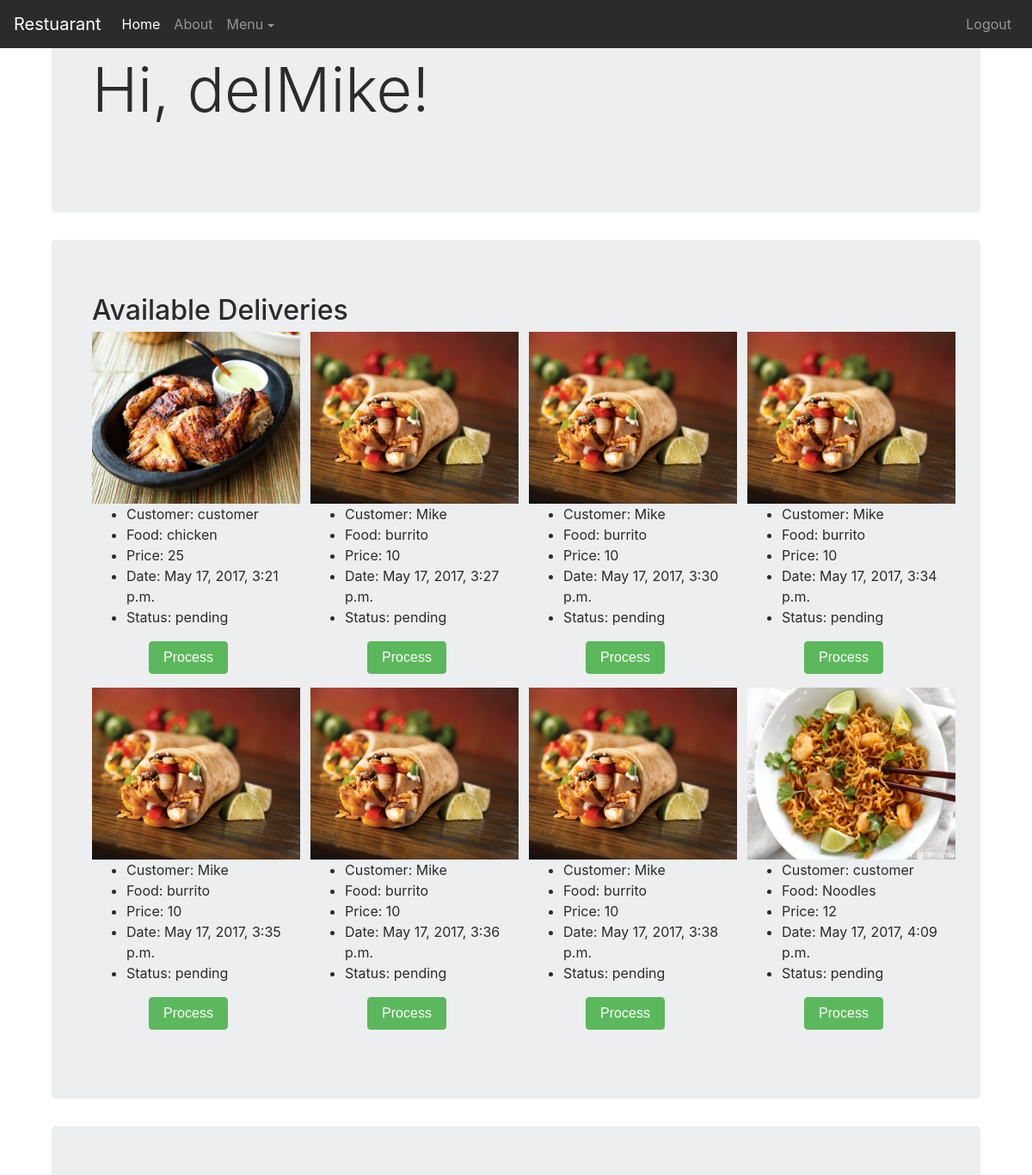
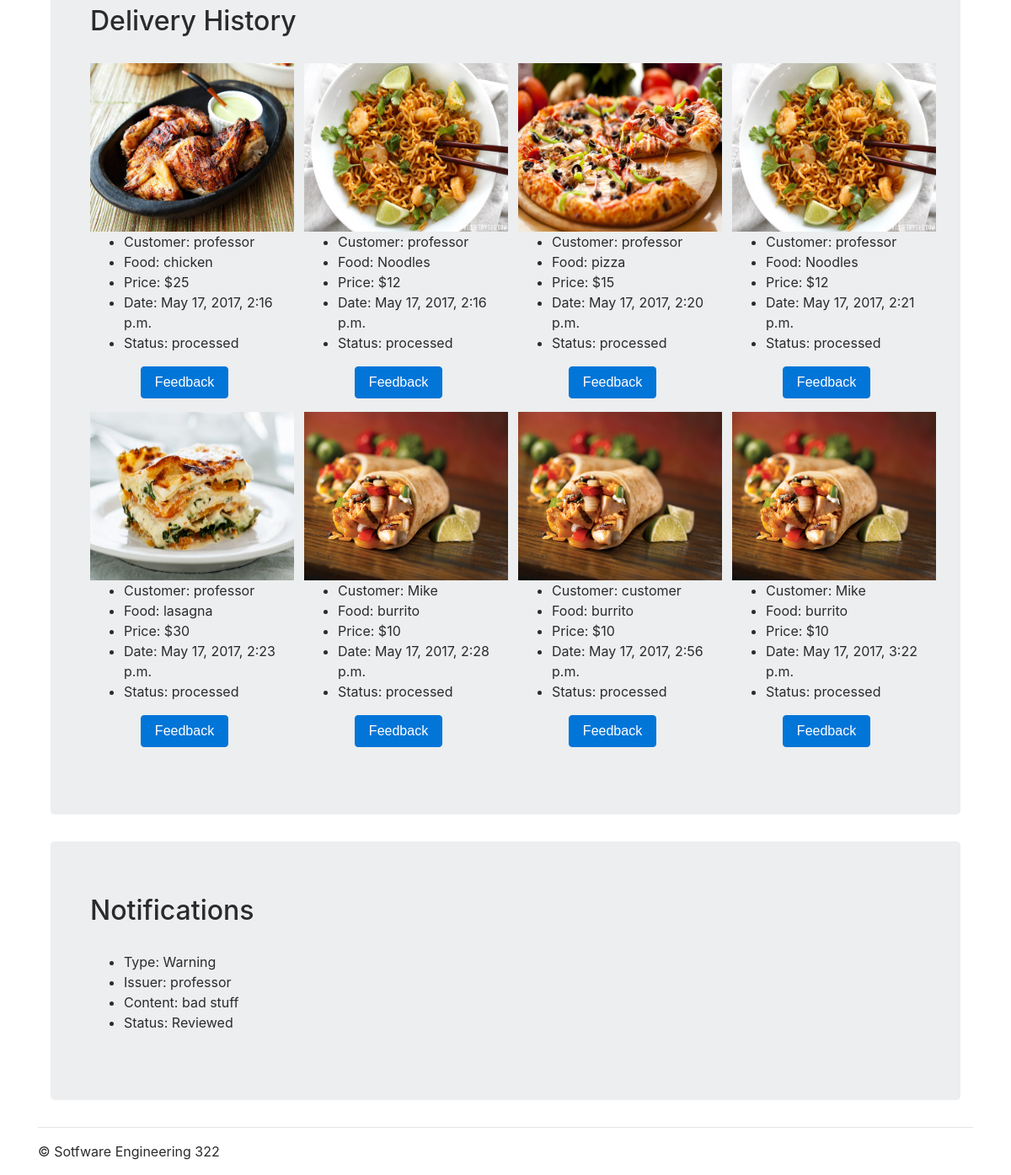
The page / (signed in) on the database its author committed (2 pictures, top to bottom).
### menu/models.py (models this page shows, shortened)
class Order(models.Model):
    food = models.ForeignKey(Food)
    customer = models.ForeignKey(userModels.User, related_name='orders')
    status = models.CharField(max_length=10, default='cart')
    delivery = models.ForeignKey(userModels.User,null=True, related_name ='deliveries')
    time_stamp = models.DateTimeField(auto_now_add=True)
    quantity = models.IntegerField(default=1,blank=True)

class Food(models.Model):
    name = models.CharField(max_length=100,blank=False)
    description = models.CharField(max_length=100,blank=False)
    image = models.ImageField()
    price = models.PositiveIntegerField(blank=False)
    chef = models.ForeignKey(userModels.User)
    cuisine = models.CharField(max_length=100, choices=cuisineChoices)
    numOrdered = models.PositiveIntegerField(default=0)
    avg_rating = models.DecimalField(default=0, max_digits=3, decimal_places=2)
    num_reviews = models.PositiveIntegerField(default=0)

class Message (models.Model):
    target = models.ForeignKey(userModels.User, related_name='inbox')
    source = models.ForeignKey(userModels.User, related_name='outbox')
    reason = models.CharField(max_length=100)
    message_type = models.CharField(max_length=10)
    status = models.CharField(max_length = 10, default='unhandled')

### menu/views.py (the view, shortened to what this page needs)
# urls.py: url(r'^$', views.index, name='index'),
def index(request):
    userType = getUserType(request.user)
    if userType == 'VISITOR':
        foods = Food.objects.all().order_by('-numOrdered')
        context =  {'foods': foods,'user':request.user}
        return render (request, 'menu/index.html', context=context )
    elif userType == 'DELIVERY':
        messages = Message.objects.filter(target=request.user)
        orders = Order.objects.filter(status = 'pending')
        deliveries = Order.objects.filter(status='processed', delivery=request.user)
        context = { 'orders': orders,
                    'deliveries':deliveries,
                    'messages': messages
                    }
        return render (request, 'menu/delivery.html', context=context)

### menu/views.py (called while the page is built)
def getUserType(user):
    userType = 'VISITOR'
    if user.is_superuser:
        userType = 'MANAGER'
    try:
        if user.staff.user_type == 'CHEF':
            userType = 'CHEF'
        else:
            userType = 'DELIVERY'
    except:
        try:
            if user.customer.user_type == 'CUSTOMER':
                userType = 'CUSTOMER'
        except:
            pass
    return userType

### templates/menu/delivery.html (shortened to what this page needs)
{% extends 'menu/base.html' %}
{% load static %}
{% block navbar%}
<ul class="nav navbar-nav navbar-right">
  <li class='nav-item'><a class="nav-link"href="/logout">Logout</a></li>
</ul>
{% endblock navbar%}
{% block jumbotron %}
<div class="container">
<div class="jumbotron">
  <div class="container">
    <h1 class="display-3">Hi, {{request.user.first_name}}!</h1>
    <br>
  </div>
</div>
</div>
{% endblock jumbotron %}
{% block orders %}
<div class="container">
  <div class="jumbotron">
    <div class="container">
      <h2 class="display-5 ">Available Deliveries </h2>
      <div class="row">
        {% for order in orders %}
        <div class="col-sm-6 col-md-3">
          <div class="thumbnail">
            <img width="242" height="200" src="{{order.food.image.url}}" alt="img">
            <div class="caption">
              <ul>
                <li>Customer: {{order.customer.first_name}}</li>
                <li>Food: {{order.food.name}}</li>
                <li>Price: {{order.food.price}}</li>
                <li>Date: {{order.time_stamp}}</li>
                <li>Status: {{order.status}}</li>
                </ul>
                <form class="" action="/process/" method="post">
                  <p class='text-center'><button name='submit' class="btn btn-success"  value={{order.id}} role="button">Process</button></p>
                </form>
            </div>
          </div>
        </div>
            {% endfor %}
      </div>
    </div>
  </div>
</div>
{% endblock orders %}
{% block deliveries %}
<div class="container">
  <div class="jumbotron">
    <div class="container">
    <h2 class="display-5 ">Delivery History </h2><br>
    <div class="row">
    {% for order in deliveries %}
    <div class="col-sm-6 col-md-3">
      <div class="thumbnail">
        <img width="242" height="200" src="{{order.food.image.url}}" alt="img">
        <div class="caption">
          <ul>
            <li>Customer: {{order.customer.first_name}}</li>
            <li>Food: {{order.food.name}}</li>
            <li>Price: ${{order.food.price}}</li>
            <li>Date: {{order.time_stamp}}</li>
            <li>Status: {{order.status}}</li>
            </ul>
            <p class="text-center" ><button class="btn btn-md btn-primary "
               name="button" id='feedback' onclick="getOrderID({{order.id}})" data-target='#popup' data-toggle='modal'>Feedback</button></p>
        </div>
      </div>
    </div>
        {% endfor %}
  </div>
</div>
</div>
</div>
{% endblock deliveries %}
{% block  messages %}
<div class="container">
  <div class="jumbotron">
    <div class="container">
    <h2 class="display-5 ">Notifications </h2><br>
    <div class="row">
    {% for message in messages %}
    <div class="col-sm-6 col-md-3">
      <div class="thumbnail">
        <div class="caption">
          <ul>
            <li>Type: {{message.message_type}}</li>
            <li>Issuer: {{message.source}}</li>
            <li>Content: {{message.reason}}</li>
            <li>Status: {{message.status}}</li>
            </ul>
        </div>
      </div>
    </div>
        {% endfor %}
  </div>
</div>
</div>
</div>
{% endblock messages %}

### templates/menu/base.html (shortened to what this page needs)
<!DOCTYPE html>
<html lang='en'>
  <head>
    {% load static %}
    <link rel="stylesheet" href="{% static "css/bootstrap.min.css" %}">
    <link rel="stylesheet" href="{% static "css/jquery-ui.min.css" %}">
    <link rel="stylesheet" href="{% static "css/jquery-ui.structure.min.css" %}">
    <link rel="stylesheet" href="{% static "css/jquery-ui.theme.min.css" %}">
  </head>
  <body>
      <nav class="navbar navbar-toggleable-md navbar-inverse fixed-top bg-inverse">
        <a class="navbar-brand" href="/">Restuarant</a>
        <div class="collapse navbar-collapse" id="navbarsExampleDefault">
          <ul class="navbar-nav mr-auto">
            <li class="nav-item active">
              <a class="nav-link" href="/">Home <span class="sr-only">(current)</span></a>
            </li>
            <li class="nav-item">
              <a class="nav-link" href="/about">About</a>
            </li>
            <li class="nav-item dropdown">
              <a class="nav-link dropdown-toggle" href="#" id="dropdown01" data-toggle="dropdown" aria-haspopup="true" aria-expanded="false">Menu</a>
            </li>
          </ul>
          {% block navbar%}{% endblock navbar%}
        </div>
      </nav>
      <div class="container">
      {% block jumbotron %}
      {% endblock jumbotron %}
      {% block orders %}
      {% endblock orders %}
      {% block deliveries %}
      {% endblock deliveries %}
      {% block messages %}
      {% endblock messages %}
        <hr>
        <footer>
          <p>&copy; Sotfware Engineering 322</p>
        </footer>
      </div>
  </body>
</html>

### rows shown on the page
Order: food.image (picture), customer.first_name "customer", food.name "chicken", food.price "25", time_stamp "May 17, 2017, 3:21 p.m.", status "pending", {{ order.id }} 15 (drawn)
Order: food.image (picture), customer.first_name "Mike", food.name "burrito", food.price "10", time_stamp "May 17, 2017, 3:27 p.m.", status "pending", {{ order.id }} 17 (drawn)
Order: food.image (picture), customer.first_name "Mike", food.name "burrito", food.price "10", time_stamp "May 17, 2017, 3:30 p.m.", status "pending", {{ order.id }} 18 (drawn)
Order: food.image (picture), customer.first_name "Mike", food.name "burrito", food.price "10", time_stamp "May 17, 2017, 3:34 p.m.", status "pending", {{ order.id }} 19 (drawn)
Order: food.image (picture), customer.first_name "Mike", food.name "burrito", food.price "10", time_stamp "May 17, 2017, 3:35 p.m.", status "pending", {{ order.id }} 20 (drawn)
Order: food.image (picture), customer.first_name "Mike", food.name "burrito", food.price "10", time_stamp "May 17, 2017, 3:36 p.m.", status "pending", {{ order.id }} 21 (drawn)
Order: food.image (picture), customer.first_name "Mike", food.name "burrito", food.price "10", time_stamp "May 17, 2017, 3:38 p.m.", status "pending", {{ order.id }} 22 (drawn)
Order: food.image (picture), customer.first_name "customer", food.name "Noodles", food.price "12", time_stamp "May 17, 2017, 4:09 p.m.", status "pending", {{ order.id }} 23 (drawn)
Order: food.image (picture), customer.first_name "professor", food.name "chicken", food.price "25", time_stamp "May 17, 2017, 2:16 p.m.", status "processed"
Order: food.image (picture), customer.first_name "professor", food.name "Noodles", food.price "12", time_stamp "May 17, 2017, 2:16 p.m.", status "processed"
Order: food.image (picture), customer.first_name "professor", food.name "pizza", food.price "15", time_stamp "May 17, 2017, 2:20 p.m.", status "processed"
Order: food.image (picture), customer.first_name "professor", food.name "Noodles", food.price "12", time_stamp "May 17, 2017, 2:21 p.m.", status "processed"
Order: food.image (picture), customer.first_name "professor", food.name "lasagna", food.price "30", time_stamp "May 17, 2017, 2:23 p.m.", status "processed"
Order: food.image (picture), customer.first_name "Mike", food.name "burrito", food.price "10", time_stamp "May 17, 2017, 2:28 p.m.", status "processed"
Order: food.image (picture), customer.first_name "customer", food.name "burrito", food.price "10", time_stamp "May 17, 2017, 2:56 p.m.", status "processed"
Order: food.image (picture), customer.first_name "Mike", food.name "burrito", food.price "10", time_stamp "May 17, 2017, 3:22 p.m.", status "processed"
Message: message_type "Warning", source "professor", reason "bad stuff", status "Reviewed"

### other values the page prints
{{ request.user.first_name }} "delMike"
